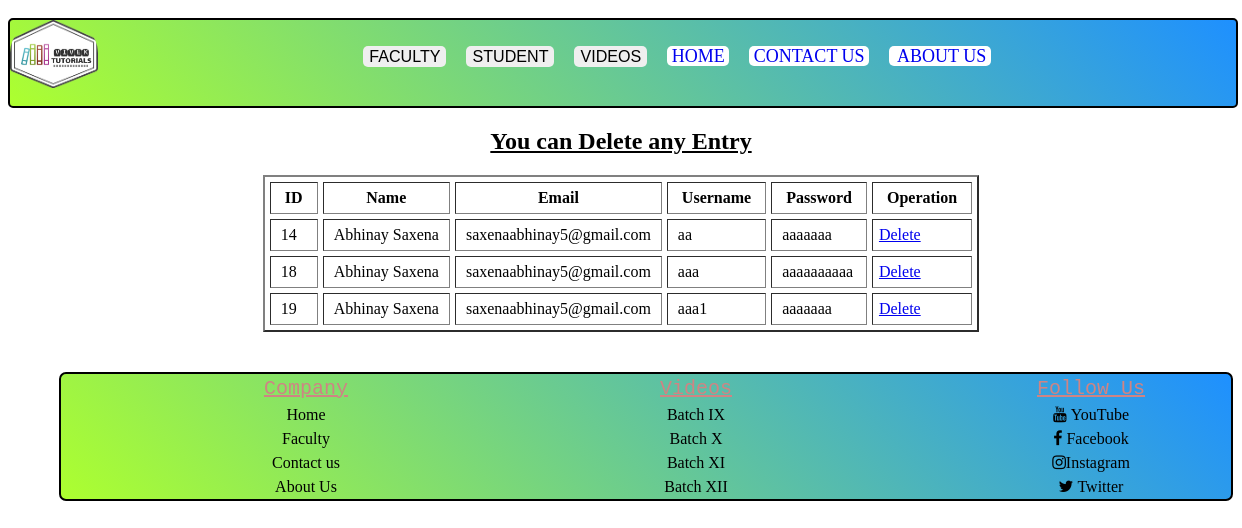
Screenshot of /delstudent.php with the database file from the repository.
### tables this page shows
CREATE TABLE `vivek` (
  `ID` int(4) NOT NULL,
  `name` text NOT NULL,
  `email` varchar(44) NOT NULL,
  `username` varchar(88) NOT NULL,
  `password` varchar(33) NOT NULL,
  `date` datetime NOT NULL DEFAULT current_timestamp()
);

### delstudent.php (the view, shortened to what this page needs)
<?php
include("config.php");
include("adminnav.php");
$query = "SELECT * FROM vivek";
?>
<h2 style="text-align:center;text-decoration: underline">You can Delete any Entry</h2>
<?php
$result = mysqli_query($con, $query);
echo '<center>';
echo '<table>';
echo '<table border="2px" cellspacing="5px" cellpadding="6px">';
echo '<tr>
<th>&nbsp ID &nbsp</th>
<th>&nbsp Name &nbsp</th>
<th>&nbsp Email &nbsp</th>
 <th> &nbsp Username &nbsp </th>
<th> &nbsp Password &nbsp</th>
<th> &nbsp Operation &nbsp</th>
</tr>';
while ($row = mysqli_fetch_assoc($result)) {
    echo '<tr>';
    echo '<td>' .'&nbsp'. $row['ID'] . '&nbsp'.'</td>';
    echo '<td>' .'&nbsp'. $row['name'] . '&nbsp'. '</td>';
    echo '<td>' . '&nbsp'. $row['email'] . '&nbsp'. '</td>';
    echo '<td>' . '&nbsp'. $row['username'] . '&nbsp'. '</td>';
    echo '<td>' . '&nbsp'. $row['password'] . '&nbsp'. '</td>';
    echo "<td> <a href= 'delstudentfile.php?id= $row[ID]'> Delete </td>";
    echo '</tr>';
}
echo '</table>';

### adminnav.php (shortened to what this page needs)
<!DOCTYPE html>
<html lang="en">
<head>
    <link rel="stylesheet" href="https://cdnjs.cloudflare.com/ajax/libs/font-awesome/4.7.0/css/font-awesome.min.css">
</head>
<body>
    <div class="nav">
        <div class="logo">
            <img src=".\images/vivek3.png" alt="loading image">
        </div>
        <div class="content">
            <div class="drop">
                <button class="btn"> FACULTY</button>
            </div>
            <div class="drop">
                <button class="btn">STUDENT</button>
            </div>
            <div class="drop">
                <button class="btn"> VIDEOS</button>
            </div>
            <li style="margin-left:20px;"><a href="index.php"> &nbspHOME&nbsp</li></a>
            <li style="margin-left:20px;"><a href="contactus.php">&nbspCONTACT US&nbsp</li></a>
            <li style="margin-left:20px;"><a href="about.php">&nbsp ABOUT US&nbsp</li></a>
        </div>
    </div>
</body>
</html>

### adminnav.php (style rules this page uses)
.logo img { height: 82px; width: 88px; display: inline-flex; border-radius: 40%; filter: contrast(1); filter: brightness(-10); }
.logo { display: inline-block; }
.nav { display: inline-flex; width: 100%; margin-top: 10px; border: 2px solid black; border-radius: 5px; background: linear-gradient(45deg, greenyellow, dodgerblue); }
.content { display: inline-flex; margin-inline: auto; }
.content li { text-align: left; margin-top: 26px; margin-inline: auto; list-style-type: none; }
.content li a { background-color: white; text-decoration: none; margin-top: 20px; font-size: 18px; border-radius: 5px; }
.btn { margin-left: 20px; cursor: pointer; border: none; margin-top: 26px; font-size: 16.1px; border-radius: 5px; }
.drop { position: relative; display: inline-block; }

### rows the page displays
vivek: ID "14", name "Abhinay Saxena", email "saxenaabhinay5@gmail.com", username "aa", password "aaaaaaa"
vivek: ID "18", name "Abhinay Saxena", email "saxenaabhinay5@gmail.com", username "aaa", password "aaaaaaaaaa"
vivek: ID "19", name "Abhinay Saxena", email "saxenaabhinay5@gmail.com", username "aaa1", password "aaaaaaa"
